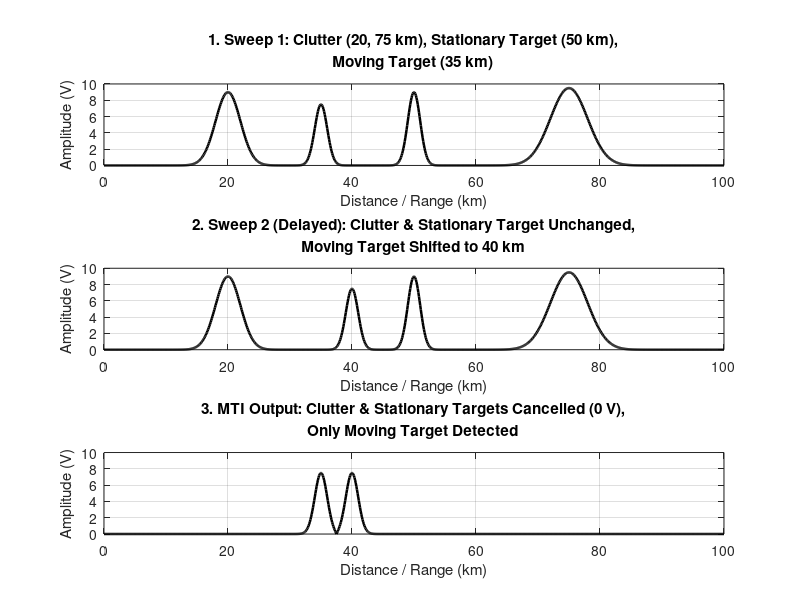

Write the MATLAB code that produced this figure.
%% MTI Radar using Delay Line Canceller
% Aim: To simulate an MTI radar and remove stationary clutter
clc; clear; close all;

%% 1. Parameters
range = 0:0.1:100;                 % distance / range axis (km)

clutter1_pos = 20;  clutter1_amp = 9;    clutter1_width = 2;    % clutter at 20 km
clutter2_pos = 75;  clutter2_amp = 9.5;  clutter2_width = 3;    % clutter at 75 km
stat_pos     = 50;  stat_amp     = 9;    stat_width     = 1;    % stationary target at 50 km
move_amp     = 7.5; move_width   = 1;                           % moving target
move_pos1    = 35;                                              % moving target position, sweep 1 (km)
move_pos2    = 40;                                              % moving target position, sweep 2 (km)

%% 2. Echo shape: each echo is a Gaussian pulse
echo = @(pos, amp, width) amp * exp(-(range - pos).^2 / (2*width^2));

%% 3. Generate the signals
clutter    = echo(clutter1_pos, clutter1_amp, clutter1_width) + ...
             echo(clutter2_pos, clutter2_amp, clutter2_width);   % stationary clutter
stationary = echo(stat_pos, stat_amp, stat_width);               % stationary target

x_prev = clutter + stationary + echo(move_pos1, move_amp, move_width);   % Sweep 1: x[n-1]
x_curr = clutter + stationary + echo(move_pos2, move_amp, move_width);   % Sweep 2: x[n]

%% 4. Apply Single Delay Line Canceller: y[n] = x[n] - x[n-1]
mti_output = abs(x_curr - x_prev);

%% 5. Plots
figure('Name','MTI Radar - Delay Line Canceller');

% Plot 1: Sweep 1 (previous pulse)
subplot(3, 1, 1);
plot(range, x_prev, 'k', 'LineWidth', 1.8);
title({'1. Sweep 1: Clutter (20, 75 km), Stationary Target (50 km),', ...
       'Moving Target (35 km)'});
xlabel('Distance / Range (km)');
ylabel('Amplitude (V)');
ylim([0, 10]);
grid on;

% Plot 2: Sweep 2 (current pulse, delayed)
subplot(3, 1, 2);
plot(range, x_curr, 'k', 'LineWidth', 1.8);
title({'2. Sweep 2 (Delayed): Clutter & Stationary Target Unchanged,', ...
       'Moving Target Shifted to 40 km'});
xlabel('Distance / Range (km)');
ylabel('Amplitude (V)');
ylim([0, 10]);
grid on;

% Plot 3: Delay Line Canceller Output y[n]
subplot(3, 1, 3);
plot(range, mti_output, 'k', 'LineWidth', 1.8);
title({'3. MTI Output: Clutter & Stationary Targets Cancelled (0 V),', ...
       'Only Moving Target Detected'});
xlabel('Distance / Range (km)');
ylabel('Amplitude (V)');
ylim([0, 10]);
grid on;
